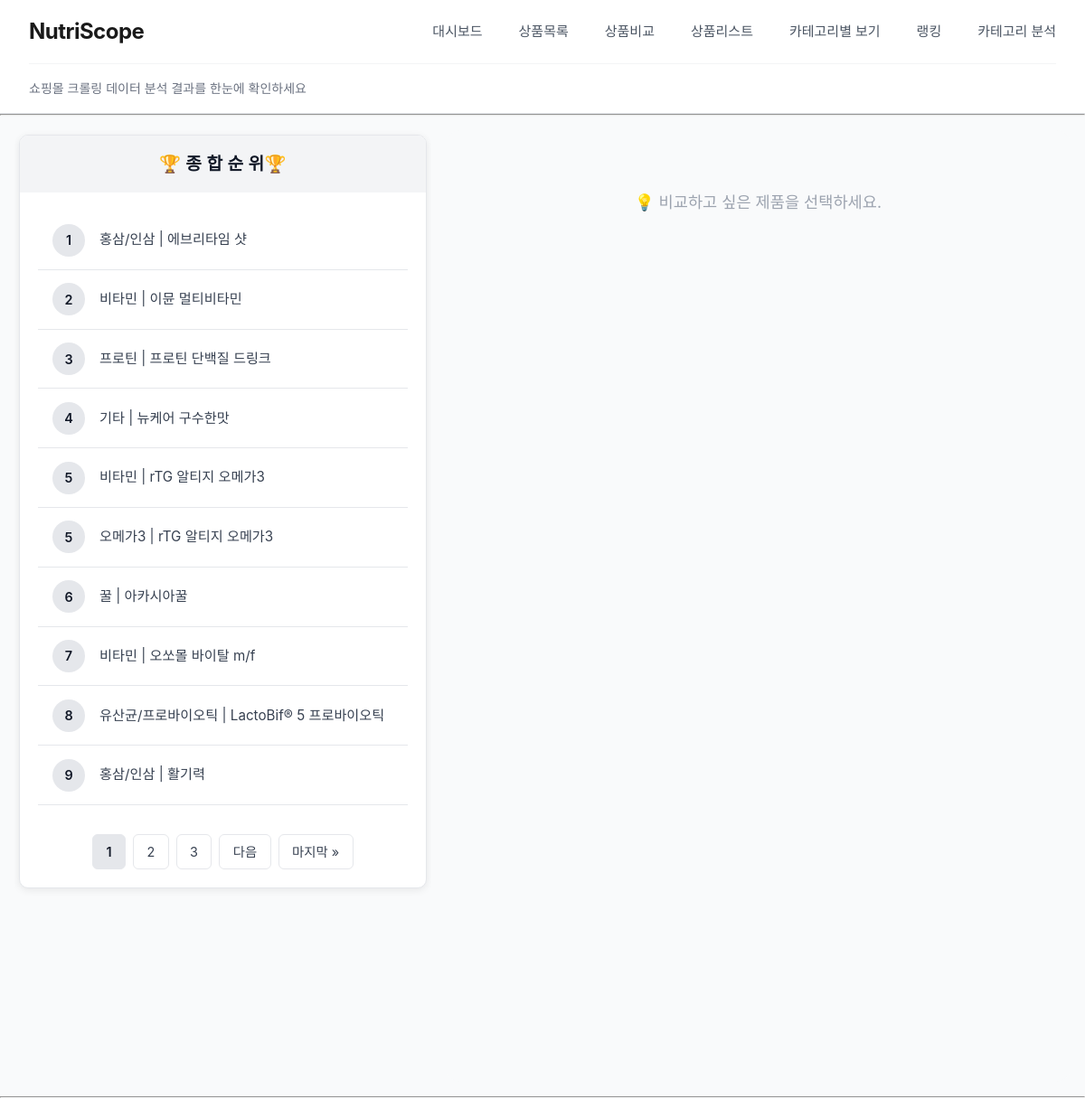
The page /ranking/ on the database its author committed.
### common/models.py (models this page shows, shortened)
class NutriScopeData(models.Model):
    id = models.IntegerField(primary_key=True)
    shop_name = models.CharField(max_length=50)
    display_name = models.CharField(max_length=300)
    product_name = models.CharField(max_length=100)
    quantity = models.CharField(max_length=50, null=True, blank=True)
    brand_name = models.CharField(max_length=50, null=True, blank=True)
    original_price = models.FloatField(null=True, blank=True)
    sale_price = models.IntegerField()
    image_url = models.CharField(max_length=500, null=True, blank=True)
    rank = models.IntegerField()
    category = models.CharField(max_length=30)
    representative_name = models.CharField(
        max_length=100, null=True, blank=True
    )
    total_rank = models.IntegerField(null=True, blank=True)

### ranking/views.py (the view)
# urls.py: path("", views.my_ranking, name="mylist"),
def my_ranking(request):
    data = (
        NutriScopeData.objects.values(
            "representative_name", "category"
        )  # 그룹핑 기준
        .annotate(
            rank=Max("total_rank")
        )  # 같은 representative_name 안에서 가장 높은 total_rank
        .order_by("rank")  # 오름차순 정렬
    )
    paginator = Paginator(data, 10)
    page_number = request.GET.get("page")
    page_obj = paginator.get_page(page_number)
    return render(request, "ranking/my_ranking.html", {"page_obj": page_obj})

### ranking/templates/ranking/my_ranking.html (shortened to what this page needs)
{% extends 'ranking/base.html' %}
{% block content %}
<body>
    <div class="parent">
        <div class="left-content">
            <div class="card">
                <div class="card-header">
                    🏆 종 합 순 위🏆
                </div>
                <div class="card-body">
                    {% if page_obj %}
                        {% for i in page_obj %}
                            <div class="ranking-item"
                                data-representative-name="{{ i.representative_name }}"
                                onclick="loadProductDetails(this)">
                                <div class="rank-number">
                                    {{ i.rank }}
                                </div>
                                <div class="rank-text">
                                    {{ i.category }} | {{ i.representative_name }}
                                </div>
                            </div>
                        {% endfor %}
                        {% if page_obj.has_other_pages %}
                            <div class="pagination">
                                {% for num in page_obj.paginator.page_range %}
                                    {% if page_obj.number == num %}
                                        <span class="current">{{ num }}</span>
                                    {% elif num > page_obj.number|add:'-3' and num < page_obj.number|add:'3' %}
                                        <a href="?page={{ num }}">{{ num }}</a>
                                    {% endif %}
                                {% endfor %}
                                {% if page_obj.has_next %}
                                    <a href="?page={{ page_obj.next_page_number }}">다음</a>
                                    <a href="?page={{ page_obj.paginator.num_pages }}">마지막 &raquo;</a>
                                {% endif %}
                            </div>
                        {% endif %}
                    {% else %}
                        <div style="text-align: center; padding: 2rem; color: #666;">
                            <p>순위 데이터가 없습니다.</p>
                        </div>
                    {% endif %}
                </div>
            </div>
        </div>
        <div class="right-content" id="rightContent">
            <div class="placeholder-message">
                💡 비교하고 싶은 제품을 선택하세요.
            </div>
        </div>
    </div>
</body>
{% endblock %}

### ranking/templates/ranking/base.html (shortened to what this page needs)
{% load static %}
<!DOCTYPE html>
<html lang="ko">
    <head>
        <link rel="stylesheet" href="{% static 'ranking/style.css' %}">
    </head>
    <body>
        {% include 'ranking/header.html' %}
        <hr>
        {% block content %}
        {% endblock %}
    </body>
</html>

### ranking/templates/ranking/header.html
    <div class="header">
      <div class="header-content">
        <div class="header-wrapper">
          <div class="logo-section">
            <span class="project-name">NutriScope</span>
          </div>
          <nav class="main-nav">
            <a href="{% url 'dashboard' %}" class="nav-item avtive">대시보드</a>
            <a href="{% url 'product_comparison' %}" class="nav-item">상품목록</a>
            <a href="{% url 'compare_table' %}" class="nav-item">상품비교</a>
            <a href="{% url 'base' %}" class="nav-item">상품리스트</a>
            <a href="{% url 'category_price' %}" class="nav-item">카테고리별 보기</a>
            <a href="{% url 'mylist' %}" class="nav-item">랭킹</a>
            <a href="{% url 'category:index' %}" class="nav-item">카테고리 분석</a>
          </nav>
        </div>
        <div class="header-subtitle">
          <p>쇼핑몰 크롤링 데이터 분석 결과를 한눈에 확인하세요</p>
        </div>
      </div>
    </div>

### ranking/static/ranking/style.css (style rules this page uses)
* { margin: 0; padding: 0; box-sizing: border-box; }
body { font-family: 'Pretendard', -apple-system, BlinkMacSystemFont, 'Segoe UI', sans-serif; background: #f9fafb; color: #191f28; line-height: 1.6; overflow-x: hidden; }
.header { background: #fff; border-bottom: 1px solid #e5e7eb; position: sticky; top: 0; z-index: 1000; box-shadow: 0 1px 3px rgba(0, 0, 0, 0.05); }
.header-content { max-width: 1400px; margin: 0 auto; padding: 0 2rem; }
.header-wrapper { display: flex; align-items: center; justify-content: space-between; height: 70px; }
.logo-section { flex-shrink: 0; }
.logo, .project-name { font-size: 24px; font-weight: 700; color: #1a1a1a; letter-spacing: -0.5px; }
.project-name { font-size: 24px; font-weight: 700; color: #1a1a1a; letter-spacing: -0.5px; }
.main-nav { display: flex; align-items: center; gap: 40px; margin-left: 60px; }
.main-nav a { color: #4b5563; text-decoration: none; font-size: 15px; font-weight: 500; padding: 8px 0; position: relative; transition: color 0.2s ease; }
.main-nav a::after { content: ''; position: absolute; bottom: -2px; left: 0; width: 0; height: 2px; background: #0064FF; transition: width 0.3s ease; }
.header-subtitle { padding: 16px 0; border-top: 1px solid #f3f4f6; }
.header-subtitle p { margin: 0; font-size: 14px; color: #6b7280; }
.parent { display: flex; gap: 1rem; padding: 1rem; height: calc(100vh - 2rem); }
.left-content { width: 40%; height: 100%; border-radius: 1rem; padding: 5px; overflow: hidden; }
.right-content { width: 60%; height: 100%; background-color: #f9fafb; border-radius: 1rem; padding: 1rem; overflow-y: auto; }
.card { background: #ffffff; border-radius: 10px; box-shadow: 0 2px 8px rgba(0,0,0,0.08); margin-bottom: 2rem; overflow: hidden; border: 1px solid #e5e7eb; }
.card-header { background: #f3f4f6; color: #111827; padding: 1rem 1.5rem; font-size: 1.2rem; font-weight: 600; letter-spacing: 0.3px; text-align: center; }
.card-body { padding: 1.5rem; color: #374151; font-size: 0.95rem; line-height: 1.6; max-height: calc(100vh - 250px); overflow-y: auto; padding: 20px; }
.ranking-item { display: flex; align-items: center; padding: 0.9rem 1rem; border-bottom: 1px solid #e5e7eb; transition: background-color 0.25s ease; background-color: #ffffff; cursor: pointer; transition: all 0.3s ease; }
.rank-number { background: #e5e7eb; color: #111827; width: 36px; height: 36px; border-radius: 50%; display: flex; align-items: center; justify-content: center; font-weight: 600; margin-right: 1rem; flex-shrink: 0; font-size: 0.9rem; }
.rank-text { color: #374151; font-size: 0.95rem; }
.pagination { display: flex; justify-content: center; margin-top: 2rem; }
.pagination a, .pagination span { padding: 0.45rem 0.9rem; margin: 0 0.25rem; border: 1px solid #e5e7eb; text-decoration: none; color: #374151; border-radius: 6px; font-size: 0.9rem; transition: background-color 0.2s ease, color 0.2s ease; background-color: #ffffff; }
.pagination .current { background-color: #e5e7eb; color: #111827; font-weight: 600; }
.placeholder-message { text-align: center; color: #9ca3af; padding: 50px 20px; font-size: 1.1rem; }

### rows shown on the page
NutriScopeData: rank "5", category "비타민", representative_name "rTG 알티지 오메가3"

### other values the page prints
{{ i.rank }} "1" "2" "3" "4" "5" "6" "7" "8" "9"
{{ i.category }} "홍삼/인삼" "비타민" "프로틴" "기타" "오메가3" "꿀" "비타민" "유산균/프로바이오틱" "홍삼/인삼"
{{ i.representative_name }} "에브리타임 샷" "이뮨 멀티비타민" "프로틴 단백질 드링크" "뉴케어 구수한맛" "rTG 알티지 오메가3" "아카시아꿀" "오쏘몰 바이탈 m/f" "LactoBif® 5 프로바이오틱" "활기력"
{{ num }} "1"
{{ num }} "2" "3"
